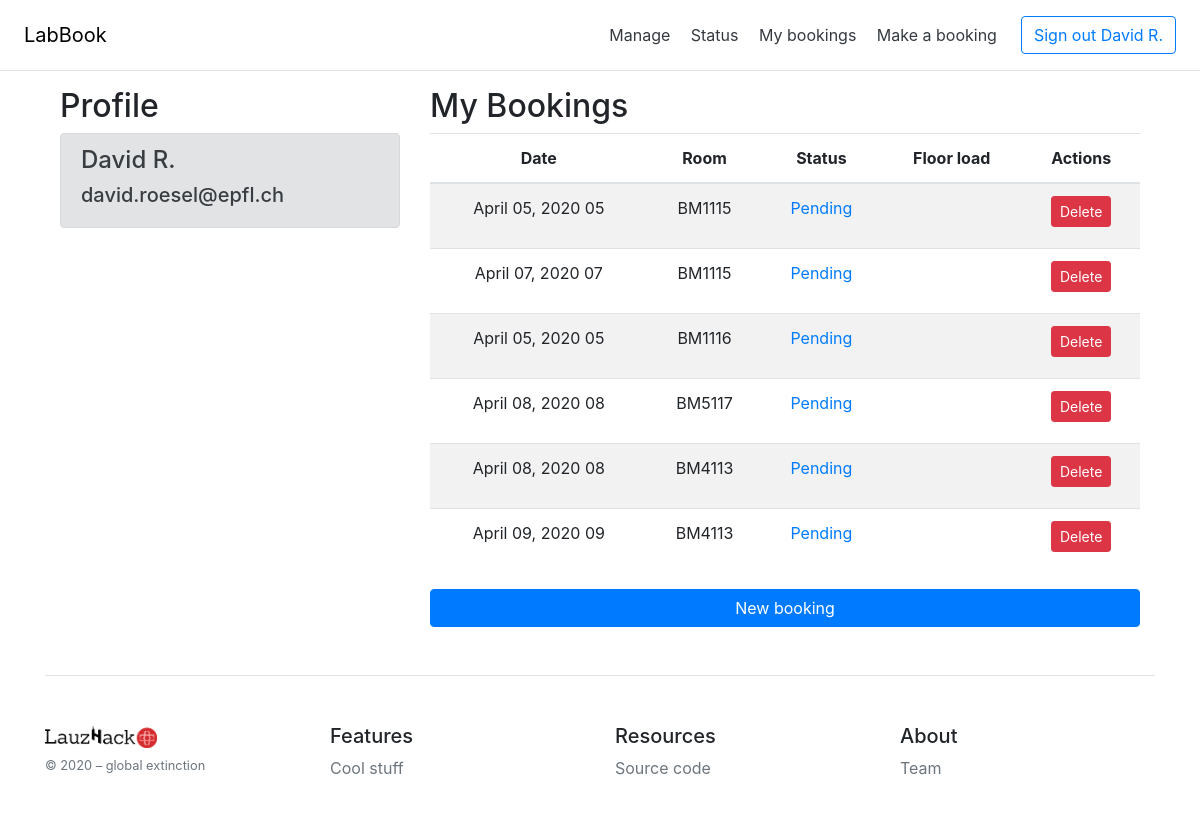
Before: /dashboard/ (signed in) with the older database file.
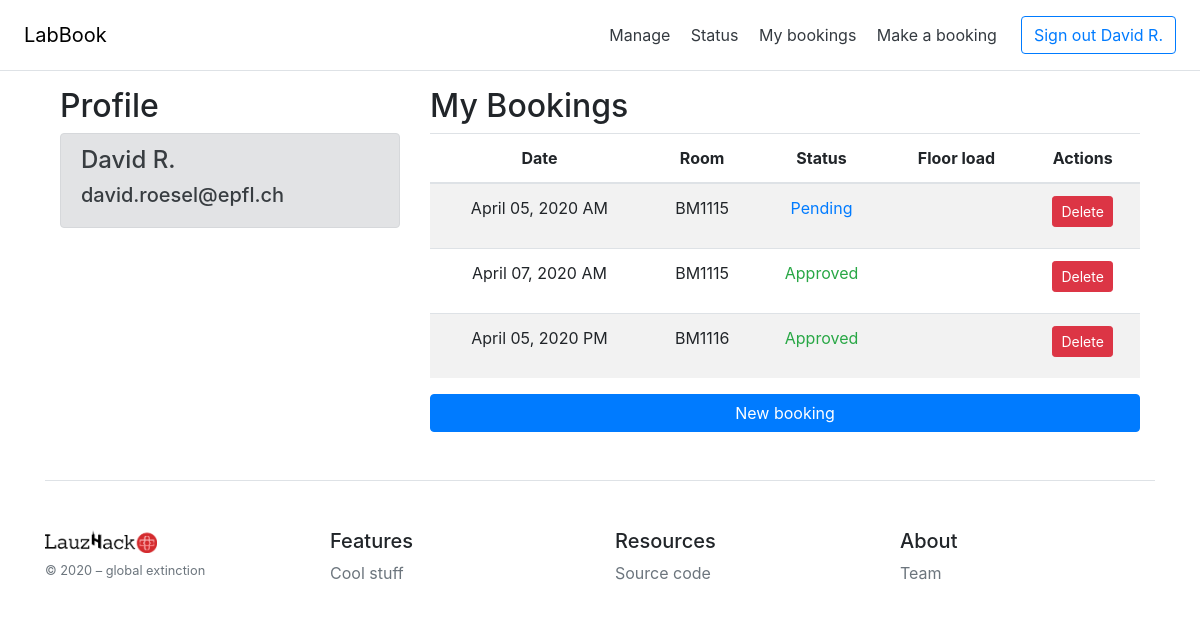
After: the same page with the newer database file.
### app/models.py (models this page shows)
class BaseModel(Model):
    class Meta:
        database = db

class Booking(BaseModel):
    id = IntegerField(primary_key=True)
    when = CharField()
    status = CharField()
    who = ForeignKeyField(User, to_field='id', related_name="user")
    room = ForeignKeyField(Room, to_field='id', related_name="room")

class Room(BaseModel):
    id = IntegerField(primary_key=True)
    name = CharField(index=True, unique=True)
    floor = IntegerField()
    building = CharField()

### app/routes.py (the view)
@login_required
@app.route('/dashboard/')
def dashboard():
    try:
       bookings = get_bookings_of_user(current_user.id)
    except:
       return "Could not retrieve your bookings"
    return render_template('dashboard.html', bookings=bookings, user_name=current_user.name, prettify_when=prettify_when)

### app/database.py (called while the page is built)
def get_bookings_of_user(user_id):
    query = Booking.select().where(Booking.who == user_id)
    user_bookings = [model_to_dict(c) for c in query]
    return user_bookings

def prettify_date(date):
    return datetime.strptime(date, '%Y-%m-%d').strftime('%B %d, %Y')

def prettify_when(when):
    date = '-'.join(when.split('-')[0:3])
    return prettify_date(date)+" "+when.split('-')[-1]

### app/models.py (called while the page is built)
@login.user_loader
def load_user(id):
    return User.select().where(User.id==int(id)).get()

### app/templates/dashboard.html (shortened to what this page needs)
{% extends 'base.html' %}
{% block content %}
<div class="container">
    <div class="row">
        <div class="col-md-4">
            <h2>Profile</h2>
            <div class="alert alert-secondary" role="alert">
                <h4>{{current_user.name}}</h4>
                <h5>{{current_user.email}}</h5>
            </div>
        </div>
        <div class="col-md-8">
            <h2>My Bookings</h2>
            {% if not bookings %}
                <p>You have no confirmed bookings.</p>
            {% else %}
            <ol class="days list-unstyled  text-center">
                <table class="table table-striped">
                    <thead>
                        <tr>
                            <th>Date</th>
                            <th>Room</th>
                            <th>Status</th>
                            <th>Floor load</th>
                            <th>Actions</th>
                        </tr>
                    </thead>
                    <tbody>
                        {% for booking in bookings %}
                            <tr>
                                <td>{{ prettify_when(booking['when']) }}</td>
                                <td>{{ booking['room']['name'] }}</td>
                                <td>
                                    {% if booking['status'] == 'approved'%}
                                        <p class=" text-success">Approved</p>
                                    {% elif booking['status'] == 'denied' %}
                                         <p class=" text-danger">Denied</p>
                                    {% else %}
                                        <p class=" text-primary">Pending</p>
                                    {% endif %}
                                </td>
                                <td> </td>
                                <td>
                                    <a type="button" class="btn btn-danger btn-sm" href="/cancel-booking/{{ booking['id'] }}/">Delete</a>
                                </td>
                            </tr>
                        {% endfor %}
                    </tbody>
                </table>
            {% endif %}
            </ol>
            <a href="/book/" class="btn btn-primary btn-block" role="button">New booking</a>
        </div>
    </div>
</div>
{% endblock %}

Changed rows visible on the page:
no longer on this page (row edited): Booking: when "April 08, 2020 08", room.name "BM5117", status "Pending"
no longer on this page (row edited): Booking: when "April 08, 2020 08", room.name "BM4113", status "Pending"
removed Booking: when "April 09, 2020 09", room.name "BM4113", status "Pending"
changed Booking: when "April 05, 2020 05" → "April 05, 2020 AM"
changed Booking: when "April 07, 2020 07" → "April 07, 2020 AM"; status "Pending" → "Approved"
changed Booking "BM1116": when "April 05, 2020 05" → "April 05, 2020 PM"; status "Pending" → "Approved"
